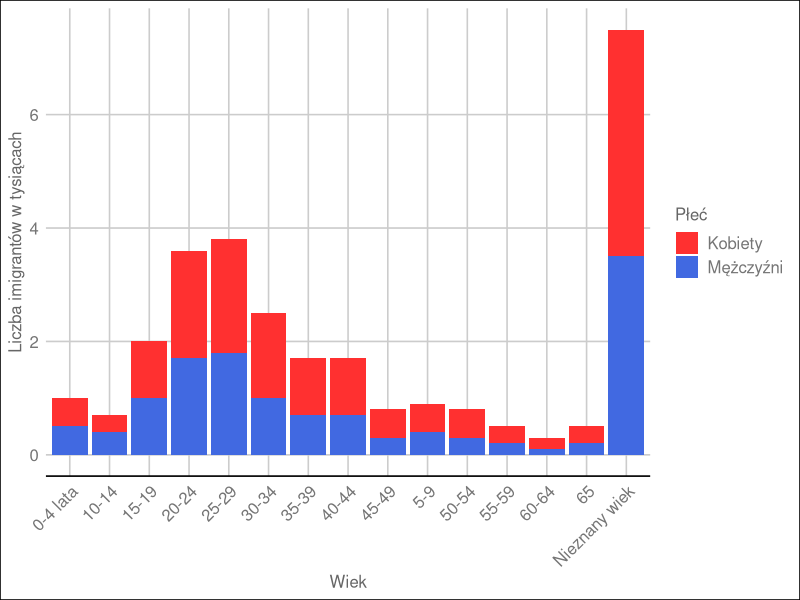

This chart was generated by the following R code:
## ---- chunk 1
knitr::opts_chunk$set(echo = TRUE)
## ---- chunk 2
library(reshape2)
library(dplyr)
library(ggthemes)
library(ggplot2)

data <- read.csv('data_gus.csv')
data = melt(data)
levels(data$Wiek) = factor(c("0-4 lata",
  "5-9",
  "10-14",
  "15-19",
  "20-24",
  "25-29",
  "30-34",
  "35-39",
  "40-44",
  "45-49",
  "50-54",
  "55-59",
  "60-64",
  "65 +",
  "Nieznany wiek"))
levels(data$variable) = factor(c("Kobiety", "Mężczyźni"))

## ---- chunk 3
ggplot(data, aes(x = Wiek, y = value, fill = variable)) +
  geom_col(position = 'stack') +
  ylab("Liczba imigrantów w tysiącach") + 
  scale_fill_manual(name="Płeć",values = c('firebrick1', "royalblue"))+
  #scale_fill_discrete(name="Płeć", )+
  theme_gdocs() +
  theme(axis.text.x = element_text(angle = 45, hjust = 1))
